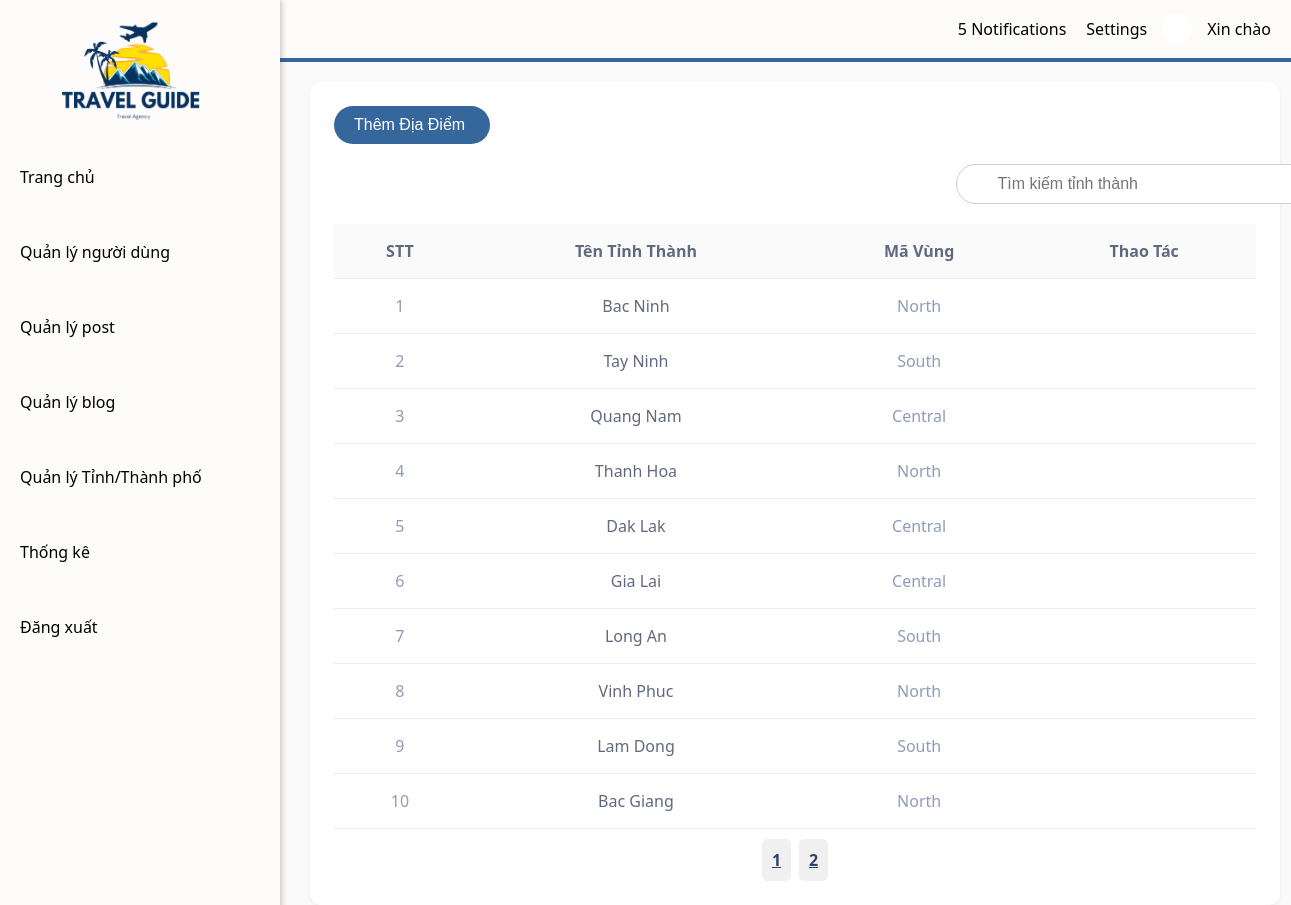
The page /src/Views/admin/province_management.php?page=2 on the database as committed earlier.
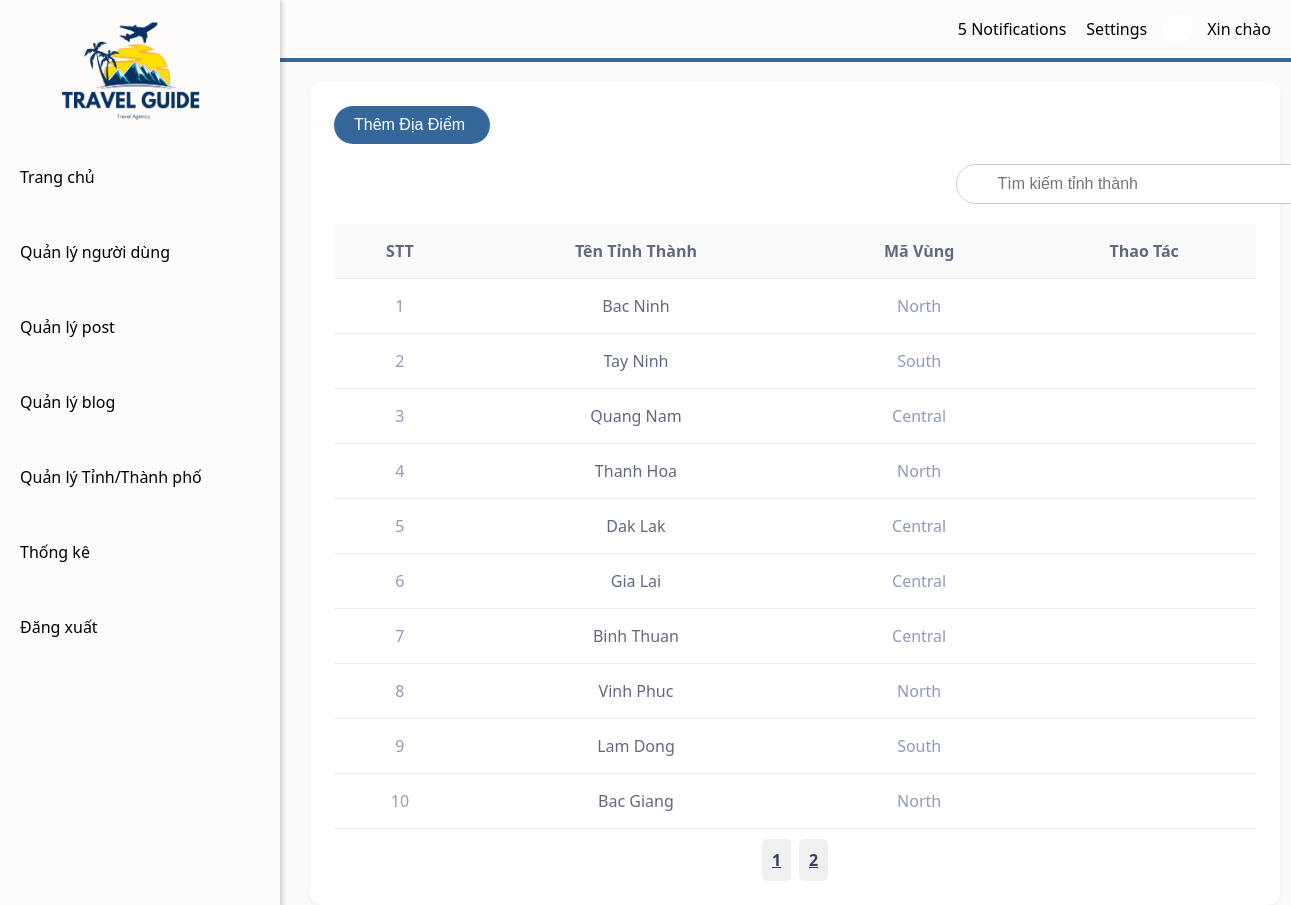
The same page on the database as committed later.
### tables this page shows
CREATE TABLE province (
  provinceID INT AUTO_INCREMENT PRIMARY KEY,
  provinceName VARCHAR(50) NOT NULL UNIQUE,
  provinceRegion VARCHAR(20) NOT NULL,
  status BOOLEAN NOT NULL DEFAULT TRUE
);

### src/Controllers/bothController.php (called while the page is built, shortened)
<?php
include_once __DIR__ . "/../config/config.php";
class bothController{
    private Config $conn;
    public function __construct()
    {
        $this->conn = new Config();
    }
    public function getAllProvinces() {
        $sql = "SELECT * FROM province";
        $get_query = mysqli_query($this->conn->connect(),$sql);
        return $get_query;
    }
    public function getProvinceOfPage($Start, $litmit){
        $sql = "SELECT * FROM province  LIMIT $Start, $litmit";
        $get_query = mysqli_query($this->conn->connect(),$sql);
        return $get_query;
    }
}
?>

### src/config/config.php (called while the page is built, shortened)
<?php
class Config {
    public function connect() {
        $hostname = "localhost";
        $username = "root";
        $password = "";
        $dbname = "vietnamtravel";
        $this->conn = mysqli_connect($hostname, $username, $password, $dbname) or die("Lỗi kết nối Database");
        return $this->conn;
    }
}

### src/Views/admin/province_management.php (the view, shortened to what this page needs)
<!DOCTYPE html>
<html lang="en">
<head>
    <link rel="stylesheet" href="../../../public/css/Admin/province_management.css">
    <link rel="stylesheet" href="../../../public/css/navbar.css">
    <link rel="stylesheet" href="../../../public/css/sidebar.css">
    <link rel="stylesheet" href="https://cdnjs.cloudflare.com/ajax/libs/font-awesome/4.7.0/css/font-awesome.min.css">
    <?php
        include_once "../../Controllers/bothController.php";
        $bothcontroller = new bothController();
        $provinces = $bothcontroller->getAllProvinces();
        $limit= 10;
        $stt = 1;
        $CountData = mysqli_num_rows($provinces);
        $countPage = ceil($CountData/$limit);
        if (isset($_GET['page'])) {
            $page = $_GET['page'];
        } else {
            $page = 1;
        }
        $Start = ($page - 1) * $limit;
        $provinceOfPage = $bothcontroller->getprovinceOfPage($Start,$limit);
    ?>
    <?php
        include_once "../../Controllers/bothController.php";
    ?>
</head>
<body>
<div class="main-content">
    <div class="province-management">
        <button class="add-destination-btn" id="open">
            Thêm Địa Điểm <ion-icon style="margin-left: 5px;" name="add-circle-outline"></ion-icon>
        </button>
        <div class="search-container">
            <input type="text" placeholder="Tìm kiếm tỉnh thành" class="search-bar">
        </div>
        <div class="table-wrapper">
            <table>
                <thead>
                <tr>
                    <th>STT</th>
                    <th>Tên Tỉnh Thành</th>
                    <th>Mã Vùng</th>
                    <th>Thao Tác</th>
                </tr>
                </thead>
                <tbody id="province-List">
                    <?php
                        if(mysqli_num_rows($provinceOfPage)>0){
                            while($province = mysqli_fetch_array($provinceOfPage)){
                                ?>
                                    <tr onclick="toggleDestinations(<?php echo $stt?>)">
                                        <td><?php echo $stt++ ?></td>
                                        <td><?php echo $province['provinceName'] ?? 'Lỗi Hiển Thị'?></td>
                                        <td><?php echo $province['provinceRegion'] ?? 'Lỗi Hiển Thị'?></td>
                                        <td>
                                            <button class="edit-btn">
                                            </button>
                                            <button class="delete-btn">
                                            </button>
                                        </td>
                                    </tr>
                                        <?php
                            }
                        }
                        else{
                            echo "Không Lấy được dữ liệu";
                        }
                    ?>
                </tbody>
            </table>
            <div class="pagination">
                <?php
                    for ($i = 1; $i <= $countPage; $i++) {
                        echo "<a class='page-btn' href='?page=$i'>$i</a>";
                    }
                ?>
            </div>
        </div>
    </div>
</div>
</body>
</html>

### public/css/Admin/province_management.css (style rules this page uses)
body { font-family: system-ui, -apple-system, BlinkMacSystemFont, 'Segoe UI', Roboto, Oxygen, Ubuntu, Cantarell, 'Open Sans', 'Helvetica Neue', sans-serif; margin: 0; padding: 0; background-color: #fafafb; }
.main-content { margin-left: 310px; padding-top: 20px; width: calc(100% - 310px); }
.add-destination-btn { padding: 10px 20px; border: none; border-radius: 20px; cursor: pointer; font-size: 16px; display: flex; align-items: center; background-color: #35679C; color: #fff; margin-bottom: 20px; }
.province-management { background-color: white; width: 94%; border-radius: 12px; padding: 24px; box-shadow: 0 2px 4px rgba(0, 0, 0, 0.05); }
.search-container { position: relative; width: 100%; max-width: 300px; margin-left: 67.5%; margin-bottom: 20px; }
.search-bar { width: 100%; padding: 10px 40px; border: 1px solid #ccc; border-radius: 20px; font-size: 1rem; }
.table-wrapper { background: white; border-radius: 12px; width: 100%; }
table { width: 100%; border-collapse: separate; border-spacing: 0; }
thead { background-color: #FAFAFB; }
th, td { padding: 16px; text-align: center; border-bottom: 1px solid #EBECF2; color: #61697e; }
tbody tr { transition: all 0.2s ease; }
td:first-child, td:nth-child(3), td:nth-child(5) { color: #8F9BBA; }
td:last-child { gap: 8px; }
.edit-btn, .delete-btn { background-color: transparent; border: none; cursor: pointer; font-size: 16px; }
.pagination { display: flex; justify-content: center; align-items: center; gap: 8px; margin-top: 10px; }
.page-btn { background-color: #f0f0f0; border: none; padding: 10px; border-radius: 5px; cursor: pointer; font-weight: bold; color: #304067; }

Rows that differ between the two databases and show on the page:
changed province: provinceName "Long An" → "Binh Thuan"; provinceRegion "South" → "Central"
